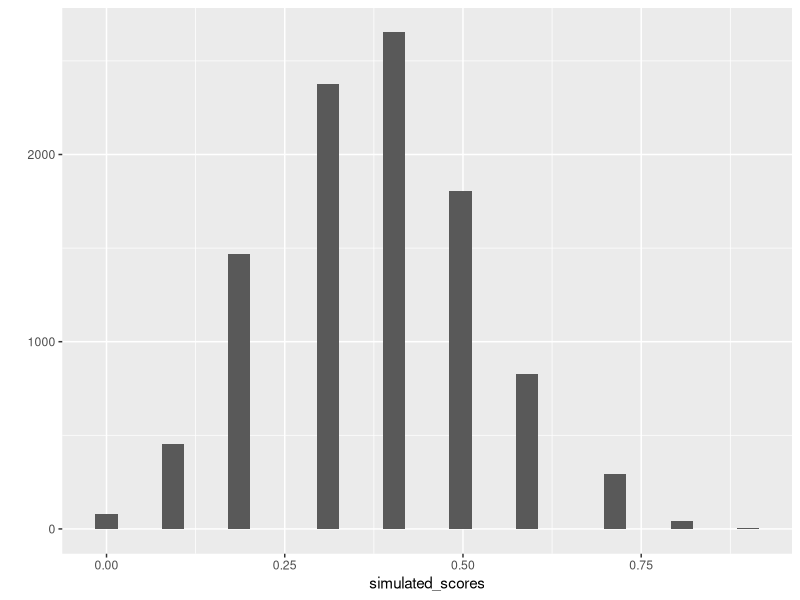
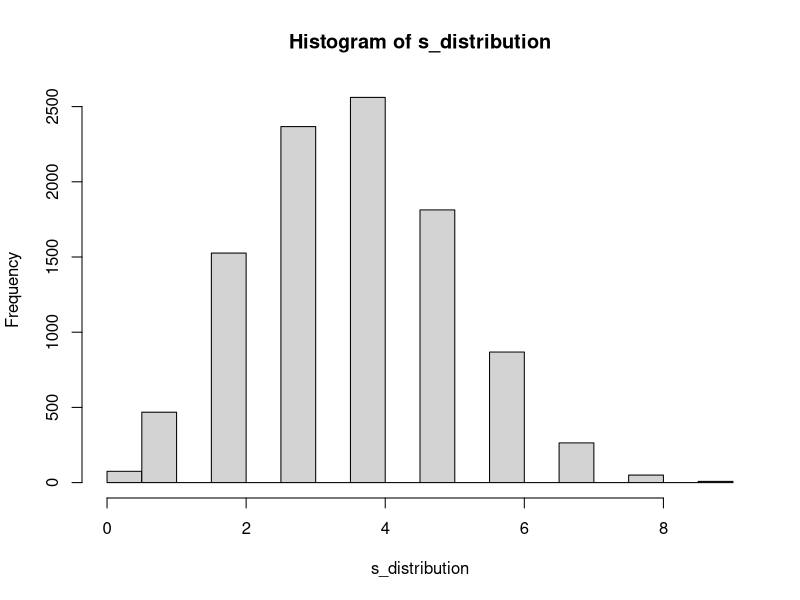

Generate these figures, in order, with R:
## ---- chunk 1
knitr::opts_chunk$set(echo = TRUE)
## ---- chunk 2
binom.test(x = 30,
           n = 50,
           p = .5)


## ---- chunk 3
binom.test(x = 165,
           n = 300,
           p = .5,
           alternative="greater")
## ---- chunk 4
rbinom(n = rep(1,10), size = 1, prob = c(.5,.5,.5,.5,.5,.25,.25,.25,.25,.25))

simulated_test <- replicate(10000, rbinom(n = rep(1,10), size = 1, prob = c(.5,.5,.5,.5,.5,.25,.25,.25,.25,.25)) )

simulated_scores <- colSums(simulated_test)/10

library(ggplot2)

qplot(simulated_scores)+
  geom_histogram()

length(simulated_scores[simulated_scores > .75])/10000

sum(rbinom(n = rep(1,10), size = 1, prob = c(.5,.5,.5,.5,.5,.25,.25,.25,.25,.25)))

s_distribution <- replicate(10000,sum(rbinom(n = rep(1,10), size = 1, prob = c(.5,.5,.5,.5,.5,.25,.25,.25,.25,.25))) )

hist(s_distribution)
           
## ---- chunk 5
s_distribution[s_distribution >= 8]

length(s_distribution[s_distribution >= 8])

length(s_distribution[s_distribution >= 8])/10000
